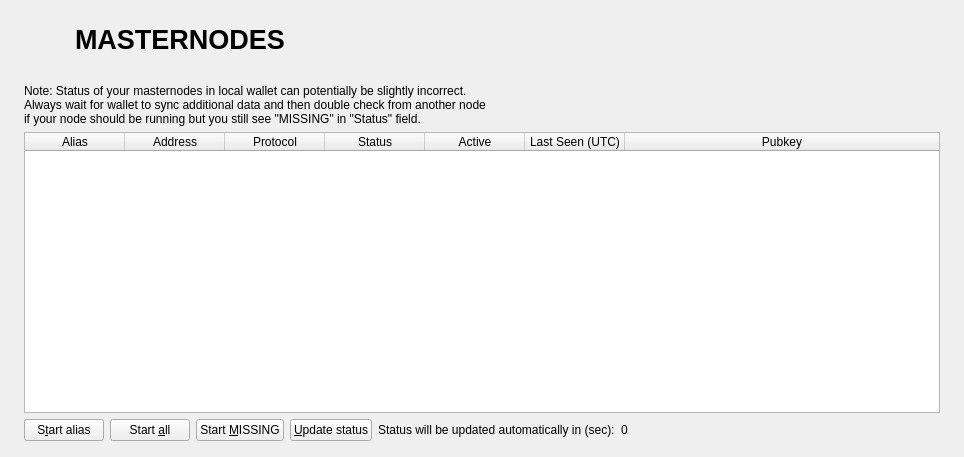
<?xml version="1.0" encoding="UTF-8"?>
<ui version="4.0">
 <class>MasternodeList</class>
 <widget class="QWidget" name="MasternodeList">
  <property name="geometry">
   <rect>
    <x>0</x>
    <y>0</y>
    <width>964</width>
    <height>457</height>
   </rect>
  </property>
  <property name="windowTitle">
   <string>Form</string>
  </property>
  <layout class="QVBoxLayout" name="topLayout" stretch="0">
   <property name="leftMargin">
    <number>9</number>
   </property>
   <property name="topMargin">
    <number>9</number>
   </property>
   <property name="rightMargin">
    <number>9</number>
   </property>
   <property name="bottomMargin">
    <number>9</number>
   </property>
   <item>
    <layout class="QVBoxLayout" name="verticalLayout_Master" stretch="0,1">
     <property name="spacing">
      <number>0</number>
     </property>     
     <item>
      <widget class="QFrame" name="frame_Header">
       <layout class="QVBoxLayout" name="verticalLayout_4">
        <property name="leftMargin">
         <number>0</number>
        </property>
        <property name="topMargin">
         <number>0</number>
        </property>
        <property name="rightMargin">
         <number>0</number>
        </property>
        <property name="bottomMargin">
         <number>0</number>
        </property>
        <item>
         <layout class="QHBoxLayout" name="horizontalLayout_Header" stretch="0,1,0">
          <item>
           <widget class="QLabel" name="labelOverviewHeaderRight">
            <property name="minimumSize">
             <size>
              <width>60</width>
              <height>60</height>
             </size>
            </property>
            <property name="maximumSize">
             <size>
              <width>60</width>
              <height>60</height>
             </size>
            </property>
            <property name="font">
             <font>
              <pointsize>14</pointsize>
             </font>
            </property>
            <property name="text">
             <string/>
            </property>
            <property name="alignment">
             <set>Qt::AlignRight|Qt::AlignTrailing|Qt::AlignVCenter</set>
            </property>
           </widget>
          </item>
          <item>
           <widget class="QLabel" name="labelOverviewHeaderLeft">
            <property name="minimumSize">
             <size>
              <width>464</width>
              <height>60</height>
             </size>
            </property>
            <property name="maximumSize">
             <size>
              <width>16777215</width>
              <height>60</height>
             </size>
            </property>
            <property name="font">
             <font>
              <pointsize>20</pointsize>
              <weight>75</weight>
              <bold>true</bold>
             </font>
            </property>
            <property name="text">
             <string>MASTERNODES</string>
            </property>
           </widget>
          </item>
          <item>
           <spacer name="horizontalSpacer">
            <property name="orientation">
             <enum>Qt::Horizontal</enum>
            </property>
            <property name="sizeHint" stdset="0">
             <size>
              <width>40</width>
              <height>20</height>
             </size>
            </property>
           </spacer>
          </item>
         </layout>
        </item>
       </layout>
      </widget>
     </item>
     <item>
      <widget class="QFrame" name="frame_BG">
       <layout class="QVBoxLayout" name="verticalLayout_3">
        <property name="leftMargin">
         <number>6</number>
        </property>
        <property name="topMargin">
         <number>6</number>
        </property>
        <property name="rightMargin">
         <number>6</number>
        </property>
        <property name="bottomMargin">
         <number>6</number>
        </property>
        <item>
         <widget class="QFrame" name="frame_Content">
          <layout class="QVBoxLayout" name="verticalLayout">
           <property name="spacing">
            <number>0</number>
           </property>
           <property name="leftMargin">
            <number>0</number>
           </property>
           <property name="topMargin">
            <number>0</number>
           </property>
           <property name="rightMargin">
            <number>0</number>
           </property>
           <property name="bottomMargin">
            <number>0</number>
           </property>
           <item>
            <layout class="QGridLayout" name="gridLayout_2">
             <property name="spacing">
              <number>2</number>
             </property>
             <item row="0" column="0">
              <widget class="QFrame" name="frameList">
               <layout class="QVBoxLayout" name="verticalLayout_2">
                <property name="bottomMargin">
                 <number>1</number>
                </property>
                <item>
                 <layout class="QHBoxLayout" name="horizontalLayout_note">
                  <property name="bottomMargin">
                   <number>0</number>
                  </property>
                  <item>
                   <widget class="QLabel" name="updateNote">
                    <property name="text">
                     <string>Note: Status of your masternodes in local wallet can potentially be slightly incorrect.&lt;br /&gt;Always wait for wallet to sync additional data and then double check from another node&lt;br /&gt;if your node should be running but you still see &quot;MISSING&quot; in &quot;Status&quot; field.</string>
                    </property>
                   </widget>
                  </item>
                 </layout>
                </item>
                <item>
                 <widget class="QTableWidget" name="tableWidgetMyMasternodes">
                  <property name="minimumSize">
                   <size>
                    <width>695</width>
                    <height>0</height>
                   </size>
                  </property>
                  <property name="palette">
                   <palette>
                    <active>
                     <colorrole role="Text">
                      <brush brushstyle="SolidPattern">
                       <color alpha="255">
                        <red>51</red>
                        <green>51</green>
                        <blue>51</blue>
                       </color>
                      </brush>
                     </colorrole>
                    </active>
                    <inactive>
                     <colorrole role="Text">
                      <brush brushstyle="SolidPattern">
                       <color alpha="255">
                        <red>51</red>
                        <green>51</green>
                        <blue>51</blue>
                       </color>
                      </brush>
                     </colorrole>
                    </inactive>
                    <disabled>
                     <colorrole role="Text">
                      <brush brushstyle="SolidPattern">
                       <color alpha="255">
                        <red>85</red>
                        <green>85</green>
                        <blue>85</blue>
                       </color>
                      </brush>
                     </colorrole>
                    </disabled>
                   </palette>
                  </property>
                  <property name="editTriggers">
                   <set>QAbstractItemView::NoEditTriggers</set>
                  </property>
                  <property name="alternatingRowColors">
                   <bool>true</bool>
                  </property>
                  <property name="selectionMode">
                   <enum>QAbstractItemView::SingleSelection</enum>
                  </property>
                  <property name="selectionBehavior">
                   <enum>QAbstractItemView::SelectRows</enum>
                  </property>
                  <property name="sortingEnabled">
                   <bool>true</bool>
                  </property>
                  <attribute name="horizontalHeaderStretchLastSection">
                   <bool>true</bool>
                  </attribute>
                  <column>
                   <property name="text">
                    <string>Alias</string>
                   </property>
                  </column>
                  <column>
                   <property name="text">
                    <string>Address</string>
                   </property>
                  </column>
                  <column>
                   <property name="text">
                    <string>Protocol</string>
                   </property>
                  </column>
                  <column>
                   <property name="text">
                    <string>Status</string>
                   </property>
                  </column>
                  <column>
                   <property name="text">
                    <string>Active</string>
                   </property>
                  </column>
                  <column>
                   <property name="text">
                    <string>Last Seen (UTC)</string>
                   </property>
                  </column>
                  <column>
                   <property name="text">
                    <string>Pubkey</string>
                   </property>
                  </column>
                 </widget>
                </item>
                <item>
                 <layout class="QHBoxLayout" name="horizontalLayout_5">
                  <property name="bottomMargin">
                   <number>0</number>
                  </property>
                  <item>
                   <widget class="QPushButton" name="startButton">
                    <property name="text">
                     <string>S&amp;tart alias</string>
                    </property>
                   </widget>
                  </item>
                  <item>
                   <widget class="QPushButton" name="startAllButton">
                    <property name="text">
                     <string>Start &amp;all</string>
                    </property>
                   </widget>
                  </item>
                  <item>
                   <widget class="QPushButton" name="startMissingButton">
                    <property name="text">
                     <string>Start &amp;MISSING</string>
                    </property>
                   </widget>
                  </item>
                  <item>
                   <widget class="QPushButton" name="UpdateButton">
                    <property name="text">
                     <string>&amp;Update status</string>
                    </property>
                   </widget>
                  </item>
                  <item>
                   <widget class="QLabel" name="autoupdate_label">
                    <property name="text">
                     <string>Status will be updated automatically in (sec):</string>
                    </property>
                   </widget>
                  </item>
                  <item>
                   <widget class="QLabel" name="secondsLabel">
                    <property name="text">
                     <string>0</string>
                    </property>
                   </widget>
                  </item>
                  <item>
                   <spacer name="horizontalSpacer_5">
                    <property name="orientation">
                     <enum>Qt::Horizontal</enum>
                    </property>
                    <property name="sizeHint" stdset="0">
                     <size>
                      <width>40</width>
                      <height>20</height>
                     </size>
                    </property>
                   </spacer>
                  </item>
                 </layout>
                </item>
               </layout>
              </widget>
             </item>
            </layout>
           </item>
          </layout>
         </widget>
        </item>
       </layout>
      </widget>
     </item>
    </layout>
   </item>
  </layout>
 </widget>
 <resources/>
 <connections/>
</ui>
